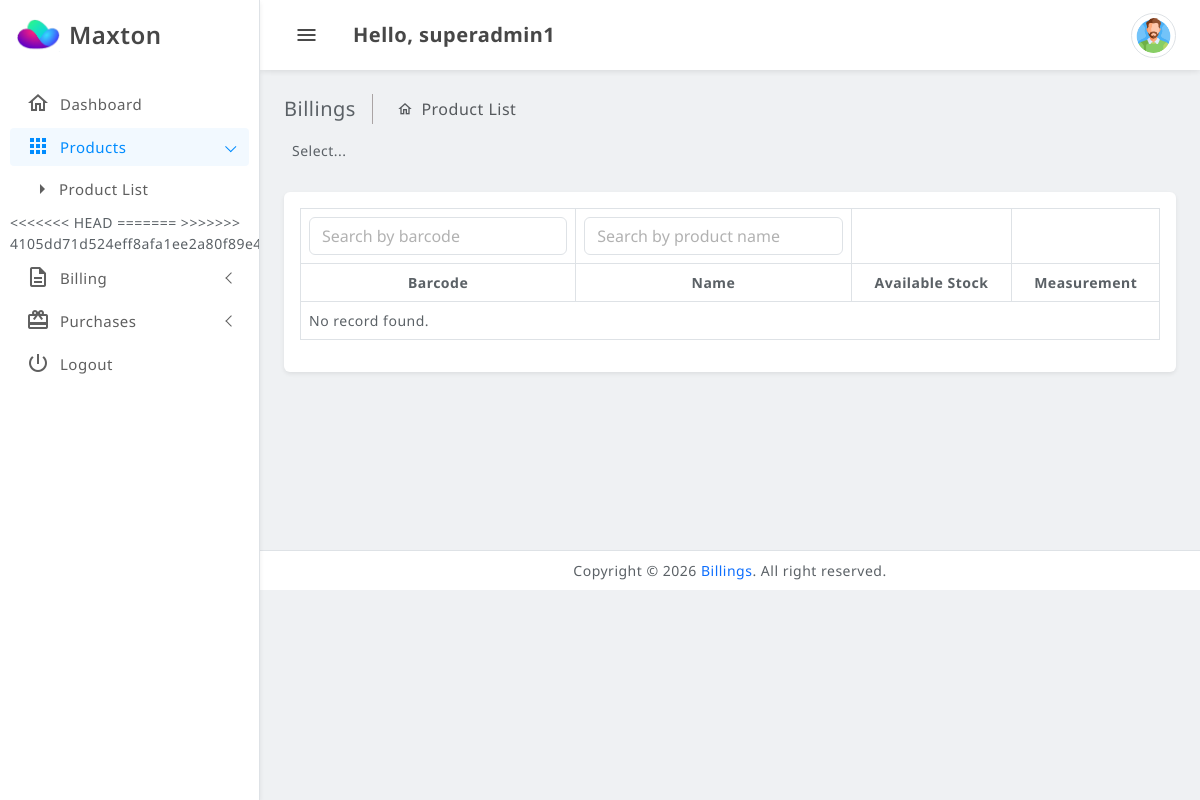
The app's page /products.php (signed in), older data.
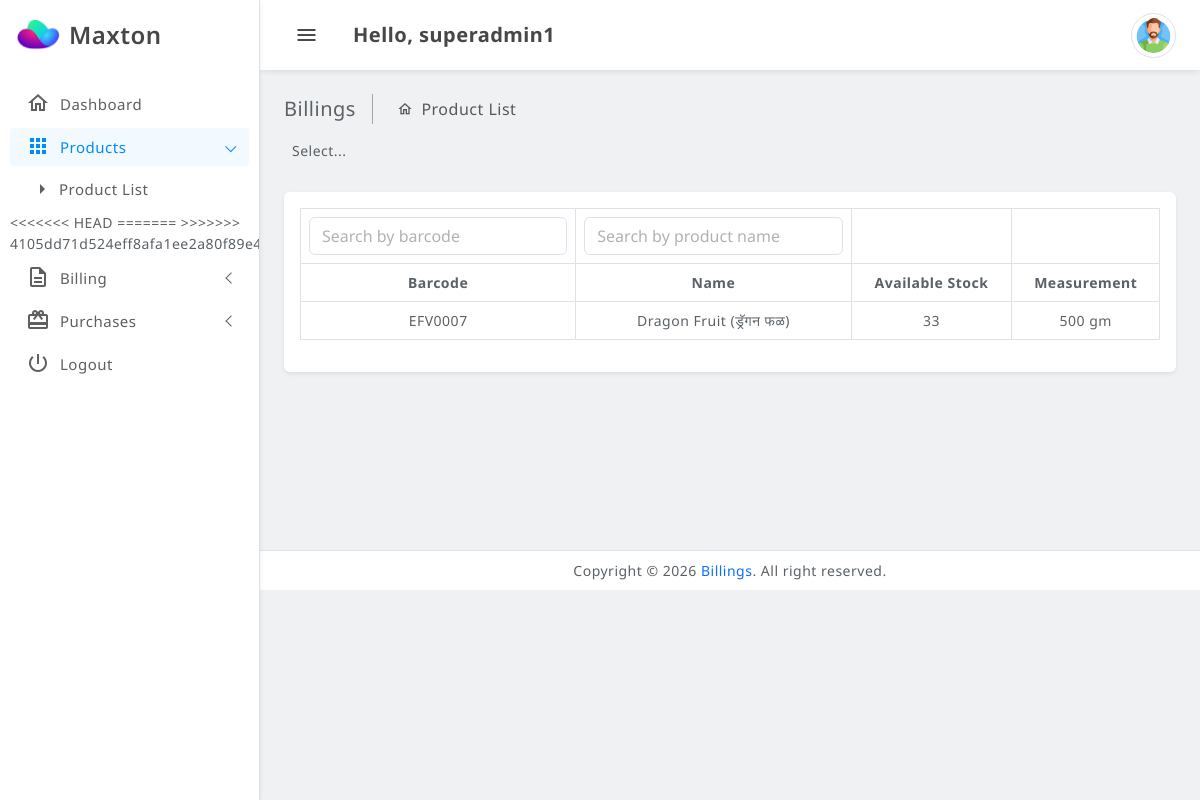
The same page, newer data.
### tables this page shows
CREATE TABLE `bl_product_stock_transaction` (
  `id` int(11) NOT NULL,
  `seller_id` int(11) NOT NULL,
  `product_variant_id` int(11) NOT NULL,
  `product_id` int(11) NOT NULL,
  `stock` double NOT NULL,
  `created_date` datetime DEFAULT NULL,
  `status` tinyint(1) NOT NULL DEFAULT 1 COMMENT '0=pending, 1=approved,2=reject',
  `selling_price` double NOT NULL,
  `purchase_price` double NOT NULL,
  `transaction_type` tinyint(1) NOT NULL DEFAULT 1 COMMENT '1=Purchase Request, 2=Sell POS, 3=Sell APP, 4=Transfer Stock',
  `received_selled_id` int(10) DEFAULT NULL,
  `parent_id` int(10) NOT NULL,
  `approved_by` int(10) DEFAULT NULL,
  `approved_date` datetime DEFAULT NULL,
  `order_id` int(10) NOT NULL
);

CREATE TABLE `bl_products` (
  `id` bigint(20) UNSIGNED NOT NULL,
  `seller_id` int(11) DEFAULT NULL,
  `row_order` int(11) NOT NULL,
  `name` varchar(191) NOT NULL,
  `tags` varchar(191) DEFAULT NULL,
  `tax_id` tinyint(4) DEFAULT 0,
  `brand_id` int(11) DEFAULT 0,
  `slug` varchar(191) NOT NULL,
  `category_id` int(11) NOT NULL,
  `cashback_point` varchar(191) DEFAULT NULL,
  `indicator` tinyint(4) DEFAULT NULL COMMENT '0 - none | 1 - veg | 2 - non-veg',
  `manufacturer` varchar(191) DEFAULT NULL,
  `made_in` varchar(191) DEFAULT NULL,
  `return_status` tinyint(4) DEFAULT NULL,
  `cancelable_status` tinyint(4) DEFAULT NULL,
  `till_status` varchar(191) DEFAULT NULL,
  `image` text NOT NULL,
  `other_images` varchar(191) DEFAULT NULL,
  `description` text NOT NULL,
  `status` int(11) NOT NULL DEFAULT 0,
  `is_approved` int(11) DEFAULT NULL,
  `return_days` int(11) NOT NULL DEFAULT 0,
  `type` text DEFAULT NULL,
  `is_unlimited_stock` int(11) NOT NULL DEFAULT 0 COMMENT '0 = Limited & 1 = Unlimited',
  `cod_allowed` tinyint(4) NOT NULL,
  `total_allowed_quantity` int(11) NOT NULL,
  `tax_included_in_price` tinyint(4) NOT NULL DEFAULT 0,
  `fssai_lic_no` varchar(191) NOT NULL,
  `barcode` varchar(191) DEFAULT NULL,
  `created_at` timestamp NULL DEFAULT NULL,
  `updated_at` timestamp NULL DEFAULT NULL,
  `deleted_at` timestamp NULL DEFAULT NULL,
  `meta_title` varchar(191) DEFAULT NULL,
  `meta_keywords` text DEFAULT NULL,
  `schema_markup` text DEFAULT NULL,
  `meta_description` text DEFAULT NULL,
  `max_cashback_use` varchar(191) DEFAULT NULL,
  `offer_product` tinyint(1) NOT NULL DEFAULT 0
);

CREATE TABLE `bl_product_variants` (
  `id` bigint(20) UNSIGNED NOT NULL,
  `product_id` int(11) NOT NULL,
  `type` varchar(191) NOT NULL,
  `status` int(11) NOT NULL DEFAULT 1 COMMENT '(1: Available, 0: Sold Out)',
  `measurement` double(8,2) NOT NULL,
  `price` double(11,2) NOT NULL,
  `discounted_price` double(11,2) NOT NULL DEFAULT 0.00,
  `stock` double(11,2) NOT NULL DEFAULT 0.00,
  `stock_unit_id` int(11) NOT NULL DEFAULT 0,
  `deleted_at` timestamp NULL DEFAULT NULL
);

CREATE TABLE `bl_units` (
  `id` bigint(20) UNSIGNED NOT NULL,
  `name` varchar(191) NOT NULL,
  `short_code` varchar(191) NOT NULL,
  `parent_id` int(11) DEFAULT NULL,
  `conversion` int(11) DEFAULT NULL
);

### init.php (called while the page is built, shortened)
<?php
	include_once("includes/connection.php");
	include_once("includes/queryFunction.php");
	$general_cls_call=new general($db);
?>

### includes/queryFunction.php (called while the page is built, shortened)
<?php
	class general
	{
		private $db;
		public function __construct($database)
		{
	    		$this->db = $database;
		}
		public function select_join_query($fields, $tables, $where = '', $data_array = [], $mode = 2)
		{
			$query_string = "SELECT $fields FROM $tables $where";
			$query = $this->db->prepare($query_string);
			try {
				$query->execute($data_array);
				if ($mode == 1) {
					return $query->fetch(PDO::FETCH_OBJ);
				} else {
					return $query->fetchAll(PDO::FETCH_OBJ);
				}
			} catch (PDOException $e) {
				die($e->getMessage());
			}
		}
		function cart_product_name($name='')
		{
			if (strpos($name, '*|*') !== false) {
				list($english, $hindi) = explode('*|*', $name, 2);
				return trim($english) . ' (' . trim($hindi) .')';
			}
			return trim($name);
		}
	}
?>

### products.php (the view, shortened to what this page needs)
<?PHP error_reporting(0);
	include_once 'init.php';
	$pageAccessRoleIds = [1];
	$general_cls_call->validation_check($_SESSION['USER_ID'], $_SESSION['ROLE_ID'], $pageAccessRoleIds, SITE_URL);
	$orWhere = '';
?>
		<?PHP include_once("includes/adminHeader.php"); ?>
		<?PHP include_once("includes/adminMenu.php"); ?>
  <main class="main-wrapper">
    <div class="main-content">
				<div class="page-breadcrumb d-none d-sm-flex align-items-center mb-3">
					<div class="breadcrumb-title pe-3"><?php echo SITE_TITLE; ?></div>
					<div class="ps-3">
						<nav aria-label="breadcrumb">
							<ol class="breadcrumb mb-0 p-0">
								<li class="breadcrumb-item active" aria-current="page">Product List</li>
							</ol>
						</nav>
					</div>
				</div>
				<div class="row">
					<div class="col-md-5">
					</div>
				</div>
				<div class="card mt-4">
					<div class="card-body">
						<div class="table-responsive">
							<table id="example2" class="table table-striped table-bordered">
								<thead>
									<tr>
										<td><input type="text" class="form-control" id="search-zero" placeholder="Search by barcode"></td>
										<td><input type="text" class="form-control" id="search-one" placeholder="Search by product name"></td>
										<td></td>
										<td></td>
									</tr>
								  <tr class="text-center">
									<th>Barcode</th>
									<th>Name</th>
									<th>Available Stock</th>
									<th>Measurement</th>
									</tr>
								</thead>
								<tbody>
									<?php
									$fields = "pr.id, pr.product_id, pr.status, SUM(pr.stock) as total_stock, u.name as stock_unit_name, pv.measurement, p.name, p.barcode";
						$tables = PRODUCT_STOCK_TRANSACTION . " pr
						INNER JOIN " . PRODUCT_VARIANTS . " pv ON pr.product_variant_id = pv.id
						INNER JOIN " . PRODUCTS . " p ON p.id = pr.product_id
						INNER JOIN " . UNITS . " u ON u.id = pv.stock_unit_id";
						$where = "WHERE pr.status=1 ".$orWhere." GROUP BY pr.product_variant_id HAVING SUM(pr.stock) > 0";
						$params = [];
						$sqlQuery = $general_cls_call->select_join_query($fields, $tables, $where, $params, 2);
									if($sqlQuery[0] != '')
									{
										foreach($sqlQuery as $arr)
										{
									?>
											  <tr class="text-center" id="dataRow<?php echo($arr->id);?>">
												<td><?PHP echo $arr->barcode; ?></td>
												<td><?PHP echo $general_cls_call->cart_product_name($arr->name); ?></td>
												<td><?PHP echo $arr->total_stock ?></td>
												<td><?PHP echo $arr->measurement. ' ' .$arr->stock_unit_name; ?></td>
											</tr>
									<?PHP
										}
									}
									else
									{
								?>
											  <tr>
												<td colspan="4">
												No record found.
												</td>
											  </tr>
								<?PHP
									}
								?>
								</tbody>
							</table>
						</div>
					</div>
				</div>
    </div>
  </main>
<div id="printBarcodeArea" class="print-barcode-only">
</div>
		<?PHP include_once("includes/adminFooter.php"); ?>
</body>
</html>

Row changes from the older to the newer data that the page shows:
added bl_product_stock_transaction: bl_products.barcode "EFV0007", bl_products.name "Dragon Fruit (ड्रॅगन फळ)", total_stock "33", bl_product_variants.measurement "500", bl_units.name "gm"
Text that changed along with them:
text no longer shown: "No record found."
